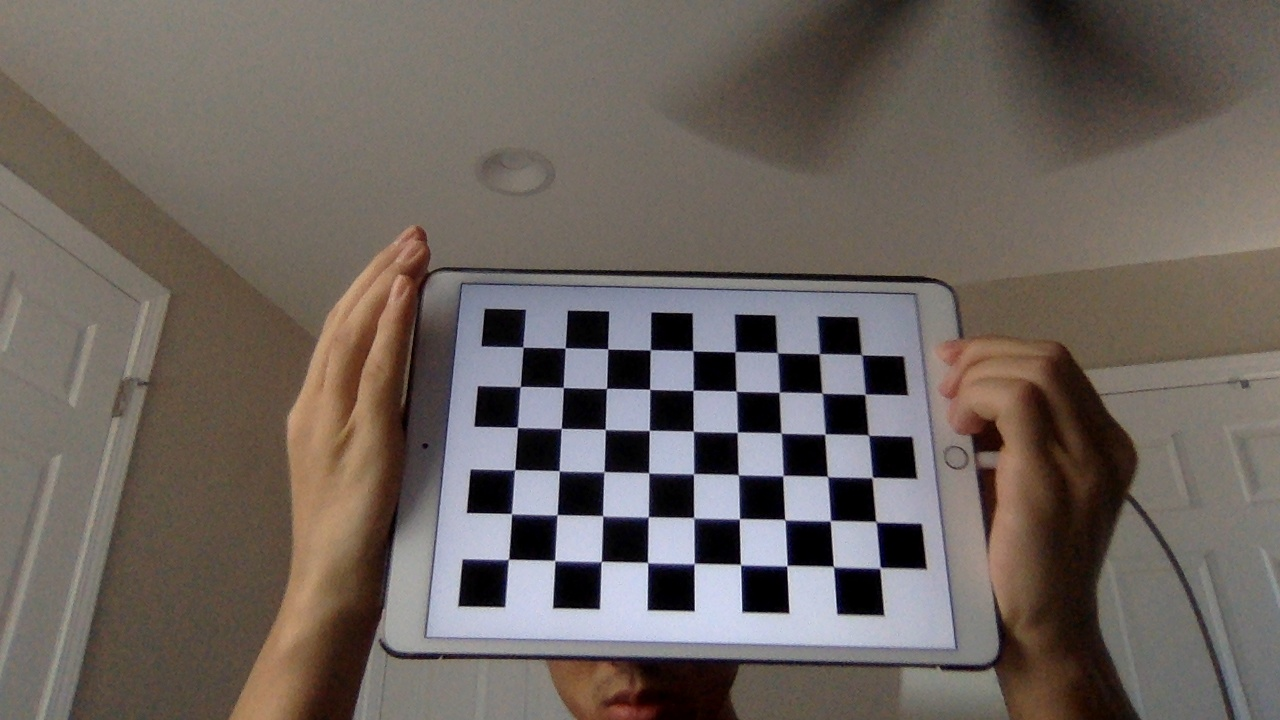
#> input picture camera_calibration/sample_images/d1.jpg, 1280 x 720 px; its folder holds only this picture in this run
$ python pose_estimation.py
#> lines starting #> are read from the running program, lines starting #| are printed output that depends on the picture; after the words box and inside, x2 and y2 are one past the last pixel; in counts of white or black regions, pixels touching at a corner belong together
import numpy as np
import cv2
import glob

# termination criteria
criteria = (cv2.TERM_CRITERIA_EPS + cv2.TERM_CRITERIA_MAX_ITER, 30, 0.001)

# prepare object points, like (0,0,0), (1,0,0), (2,0,0) ....,(6,5,0)
objp = np.zeros((6*7,3), np.float32)
objp[:,:2] = np.mgrid[0:7,0:6].T.reshape(-1,2)

# Arrays to store object points and image points from all the images.
objpoints = [] # 3d point in real world space
imgpoints = [] # 2d points in image plane.

images = glob.glob('sample_images/*.jpg')

for fname in images:
    img = cv2.imread(fname)
#> img is the input picture: shape (720, 1280, 3); mean B, G, R 94.2, 99.8, 108.6
    gray = cv2.cvtColor(img,cv2.COLOR_BGR2GRAY)
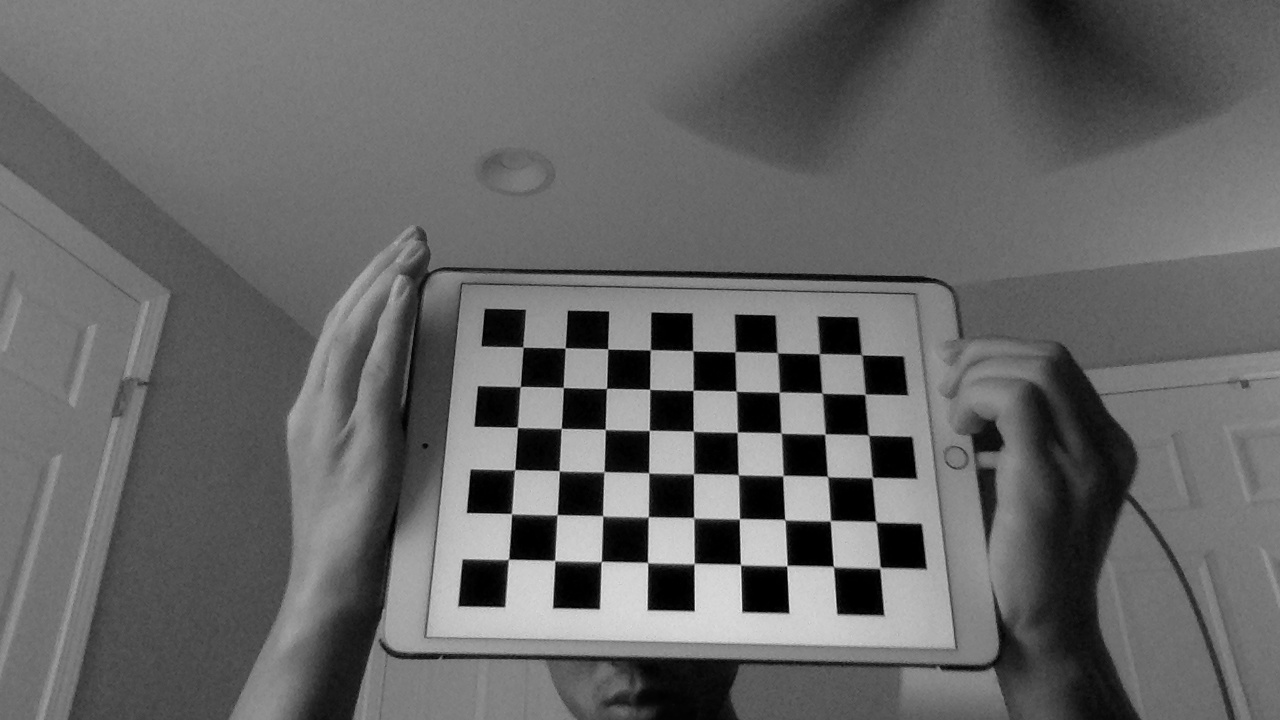
#> gray: shape (720, 1280); min 0, max 240, mean 101.8

    # Find the chess board corners
    ret, corners = cv2.findChessboardCorners(gray, (7,6),None)
#> ret = True; corners = 42 rows, first 8: [522.9, 347.2], [565, 348], [607.6, 348.7], [650.5, 349.6], [692.6, 350.7], [735.1, 351.7], [777.4, 352.6], [520.5, 386.5]

    # If found, add object points, image points (after refining them)
    if ret == True:
        objpoints.append(objp)

        corners2 = cv2.cornerSubPix(gray,corners,(11,11),(-1,-1),criteria)
#> corners2 = 42 rows, first 8: [523, 347.1], [565.2, 347.9], [607.7, 348.9], [650.3, 349.8], [692.8, 350.7], [735.2, 351.7], [777.3, 352.7], [520.3, 386.5]
        imgpoints.append(corners2)

        # Draw and display the corners
        img = cv2.drawChessboardCorners(img, (7,6), corners2,ret)
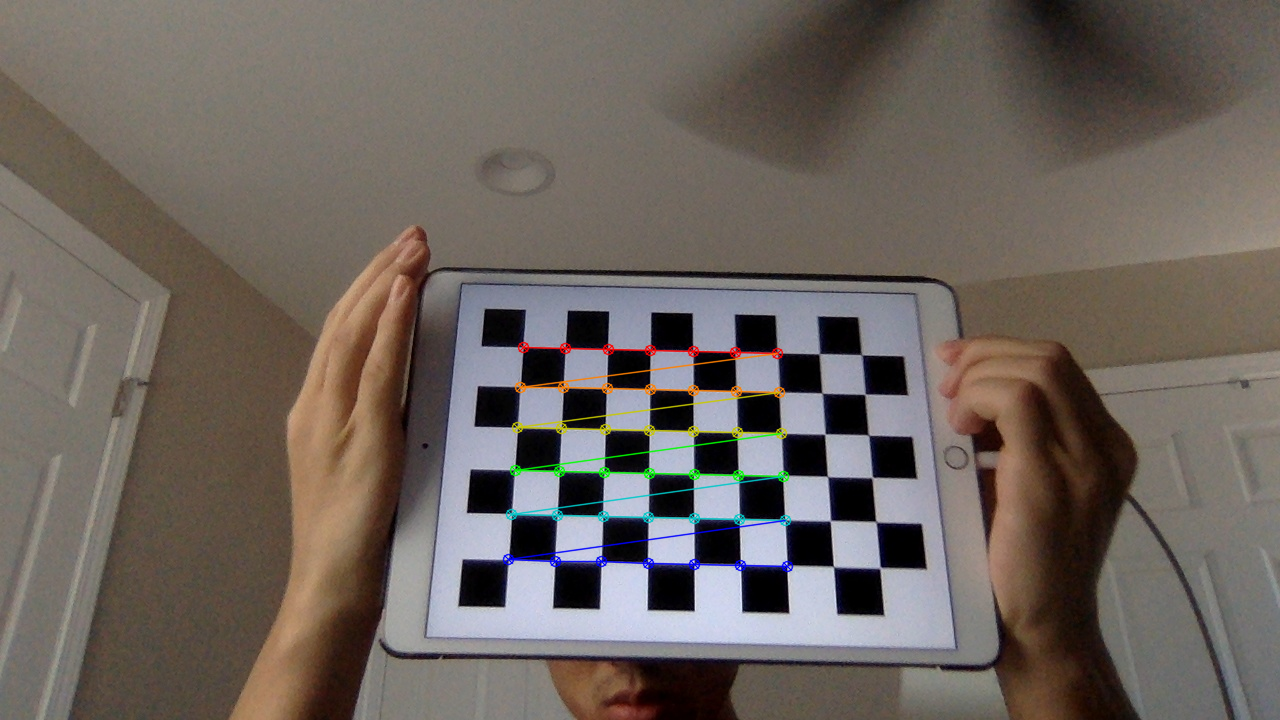
#> img: shape (720, 1280, 3); 1.31% of pixels changed, all inside (x1, y1, x2, y2) = (502, 341, 794, 573)


ret, mtx, dist, rvecs, tvecs = cv2.calibrateCamera(objpoints, imgpoints, gray.shape[::-1],None,None)
#> ret = 0.0741; mtx = [[1395, 0, 637.7], [0, 1538.6, 333.8], [0, 0, 1]]; dist = [[-0.703, 20.93, 0.0166, 0.00106, -248.5]]; rvecs = ([-0.605, -0.00571, 0.0191],); tvecs = ([-2.7, 0.28, 32.77],)


# [10 lines of commented-out code are left out]

def draw(img, corners, imgpts):
    imgpts = np.int32(imgpts).reshape(-1,2)

    # draw ground floor in green
    img = cv2.drawContours(img, [imgpts[:4]],-1,(0,255,0),-3)

    # draw pillars in blue color
    for i,j in zip(range(4),range(4,8)):
        img = cv2.line(img, tuple(imgpts[i]), tuple(imgpts[j]),(255),3)

    # draw top layer in red color
    img = cv2.drawContours(img, [imgpts[4:]],-1,(0,0,255),3)

    return img

criteria = (cv2.TERM_CRITERIA_EPS + cv2.TERM_CRITERIA_MAX_ITER, 30, 0.001)
objp = np.zeros((6*7,3), np.float32)
objp[:,:2] = np.mgrid[0:7,0:6].T.reshape(-1,2)

# axis = np.float32([[3,0,0], [0,3,0], [0,0,-3]]).reshape(-1,3)
axis = np.float32([[0,0,0], [0,3,0], [3,3,0], [3,0,0],
                   [0,0,-3],[0,3,-3],[3,3,-3],[3,0,-3] ])


for fname in glob.glob('sample_images/d9.jpg'):
    img = cv2.imread(fname)
    gray = cv2.cvtColor(img,cv2.COLOR_BGR2GRAY)
    ret, corners = cv2.findChessboardCorners(gray, (7,6),None)

    if ret == True:
        corners2 = cv2.cornerSubPix(gray,corners,(11,11),(-1,-1),criteria)

        # Find the rotation and translation vectors.
        _,rvecs, tvecs, inliers = cv2.solvePnPRansac(objp, corners2, mtx, dist)
        # project 3D points to image plane
        imgpts, jac = cv2.projectPoints(axis, rvecs, tvecs, mtx, dist)

        img = draw(img,corners2,imgpts)
        cv2.imshow('img',img)
        k = cv2.waitKey(0) & 0xff


cv2.destroyAllWindows()

$ run again, on camera_calibration/sample_images/d4.jpg
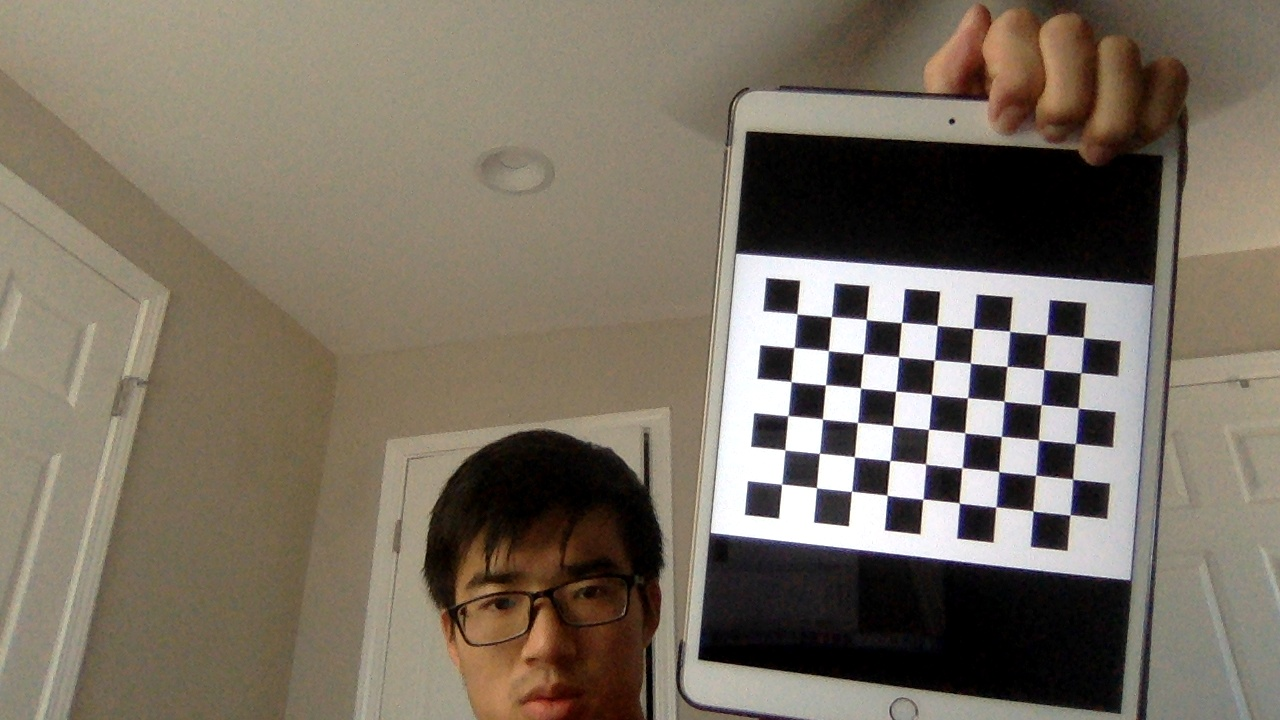
#> input picture camera_calibration/sample_images/d4.jpg, 1280 x 720 px
#> img is the input picture: shape (720, 1280, 3); mean B, G, R 97.8, 111.5, 121.3
#> `gray = cv2.cvtColor(img,cv2.COLOR_BGR2GRAY)`:
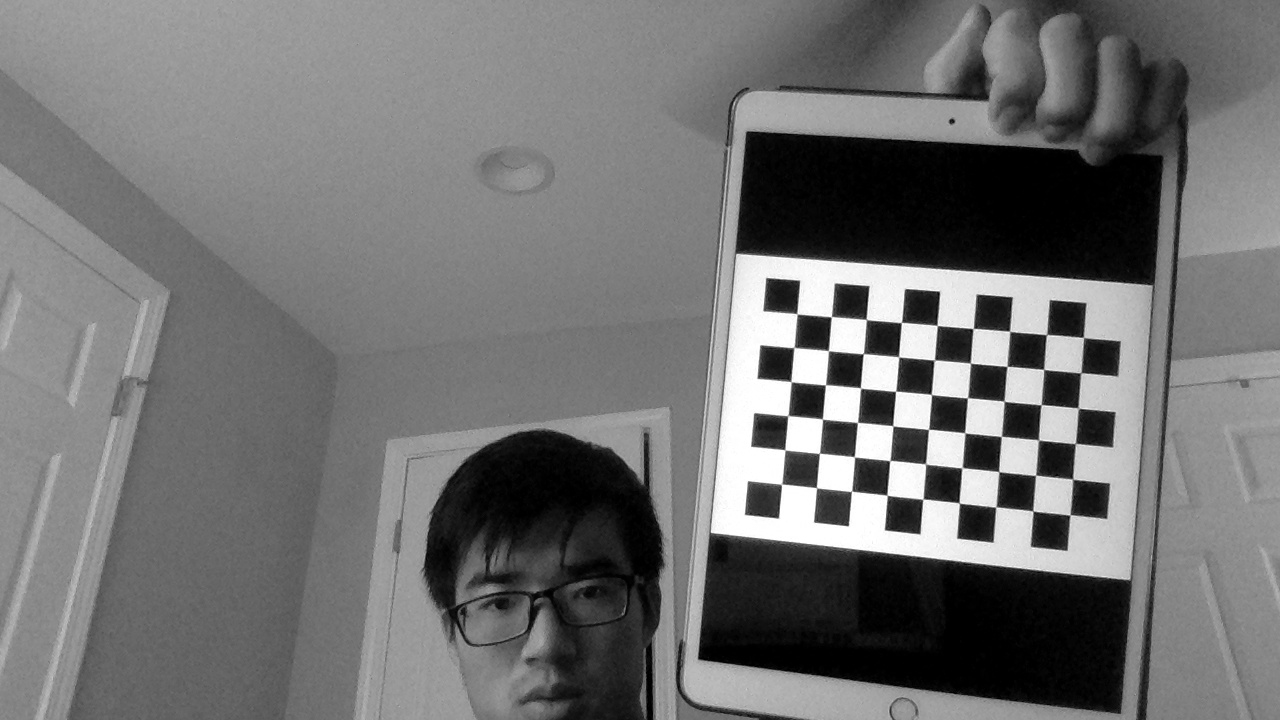
#> gray: shape (720, 1280); min 0, max 255, mean 112.9
#> `ret, corners = cv2.findChessboardCorners(gray, (7,6),None)`: ret = True; corners = 42 rows, first 8: [797, 314], [831.2, 316.8], [866.2, 319.5], [901.3, 322.6], [937.2, 325.5], [973, 328.5], [1009.5, 331], [794.2, 347.1]
#> corners2 = 42 rows, first 8: [796.9, 313.8], [831.4, 316.7], [866.2, 319.6], [901.4, 322.5], [937.1, 325.4], [973.2, 328.5], [1009.6, 331.3], [793.9, 347.6]
#> `img = cv2.drawChessboardCorners(img, (7,6), corners2,ret)`:
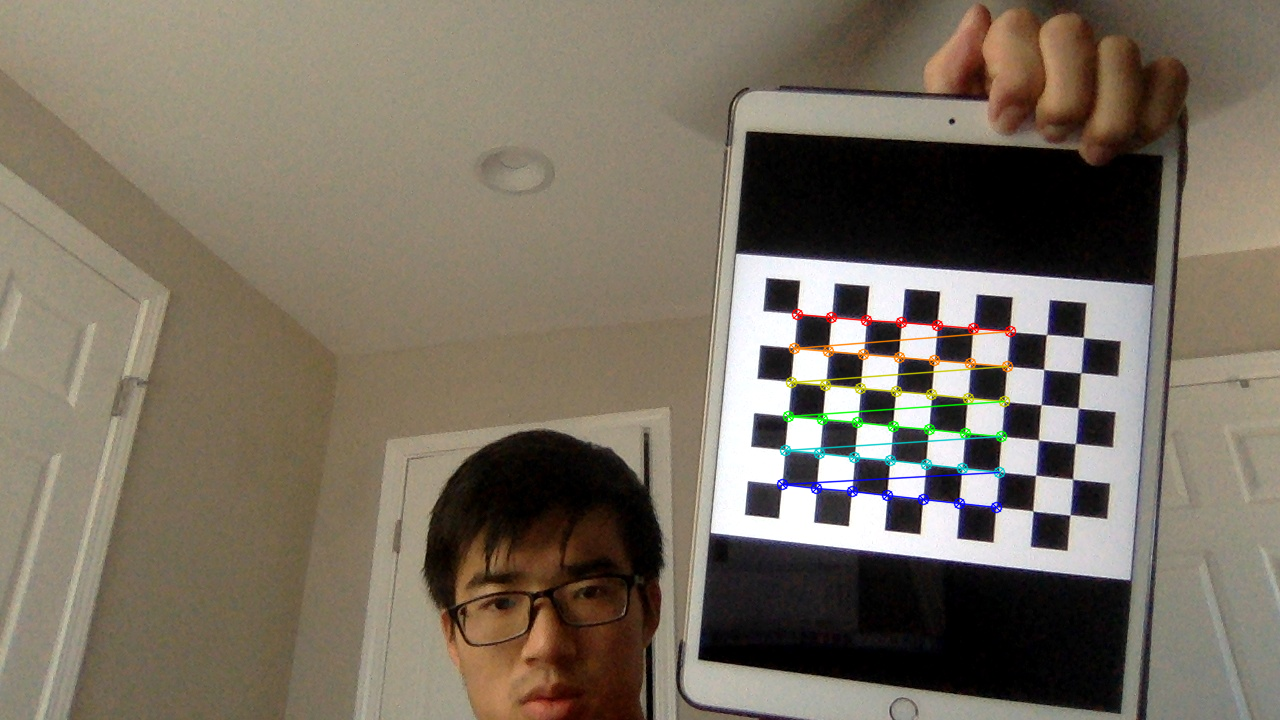
#> img: shape (720, 1280, 3); 1.12% of pixels changed, all inside (x1, y1, x2, y2) = (776, 308, 1017, 514)
#> `ret, mtx, dist, rvecs, tvecs = cv2.calibrateCamera(objpoints, imgpoint..`: ret = 0.0649; mtx = [[869.1, 0, 624.4], [0, 869.8, 364.9], [0, 0, 1]]; dist = [[-0.0857, 0.703, 2.94e-05, -0.000938, -1.53]]; rvecs = ([-0.0458, 0.115, 0.094],); tvecs = ([5.07, -1.5, 25.46],)

$ run again, on camera_calibration/sample_images/d6.jpg
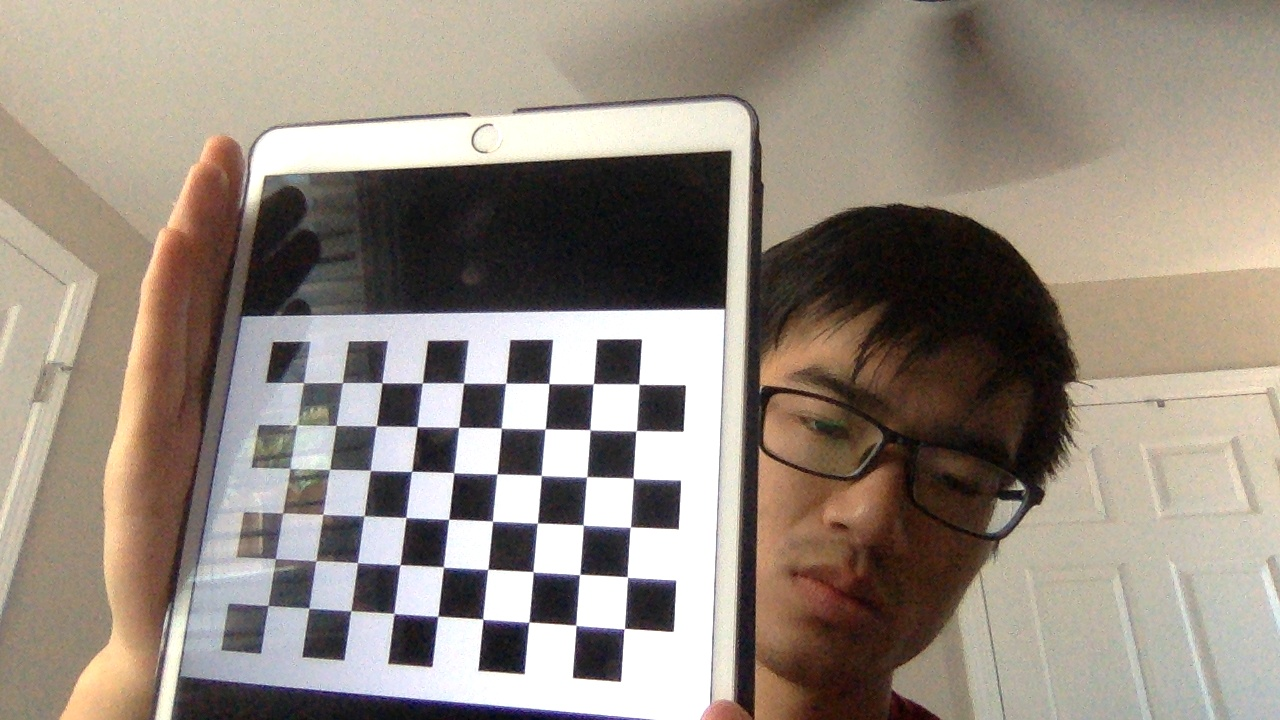
#> input picture camera_calibration/sample_images/d6.jpg, 1280 x 720 px
#> img is the input picture: shape (720, 1280, 3); mean B, G, R 127.1, 137.8, 148.7
#> `gray = cv2.cvtColor(img,cv2.COLOR_BGR2GRAY)`:
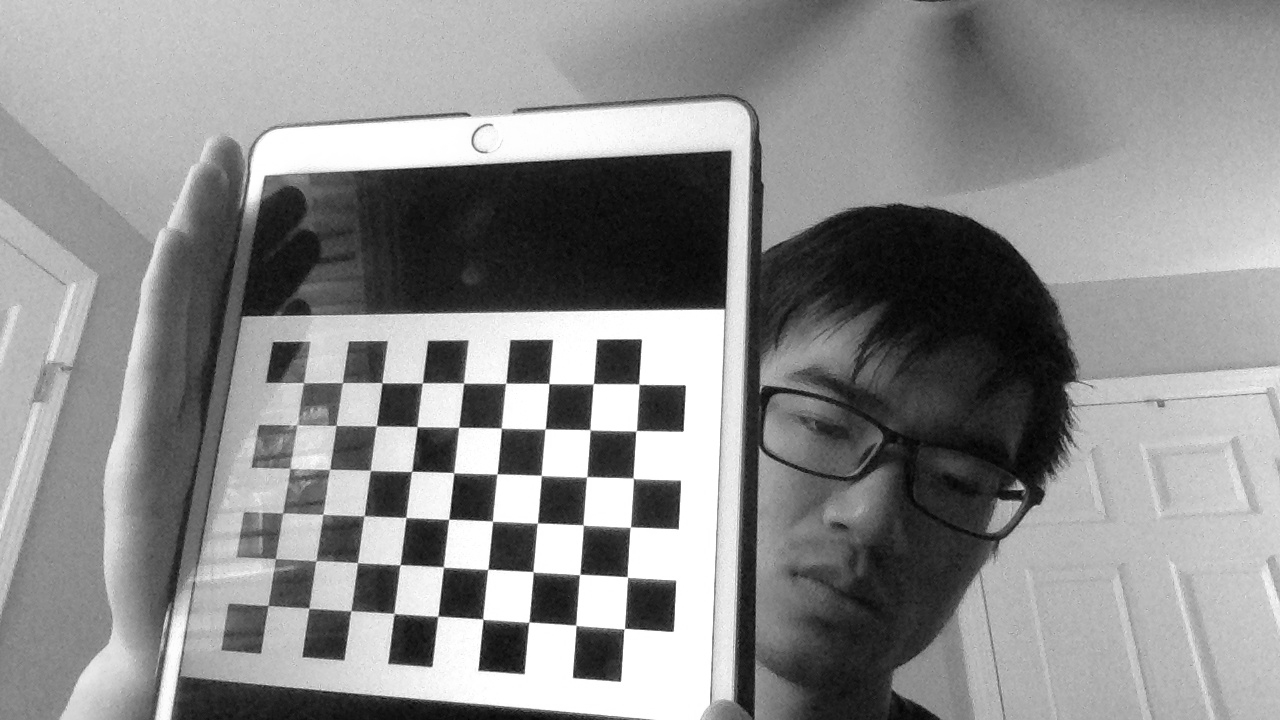
#> gray: shape (720, 1280); min 0, max 255, mean 139.9
#> `ret, corners = cv2.findChessboardCorners(gray, (7,6),None)`: ret = True; corners = 42 rows, first 8: [382.3, 382.9], [422.2, 383], [463.8, 383.2], [506, 382.8], [548.9, 383.6], [593.4, 383.5], [638.7, 383.9], [376.7, 425.7]
#> corners2 = 42 rows, first 8: [381.9, 382.7], [422.4, 383], [463.6, 383.1], [505.7, 383.2], [548.8, 383.5], [593.2, 383.8], [638.8, 384.2], [376.3, 425.8]
#> `img = cv2.drawChessboardCorners(img, (7,6), corners2,ret)`:
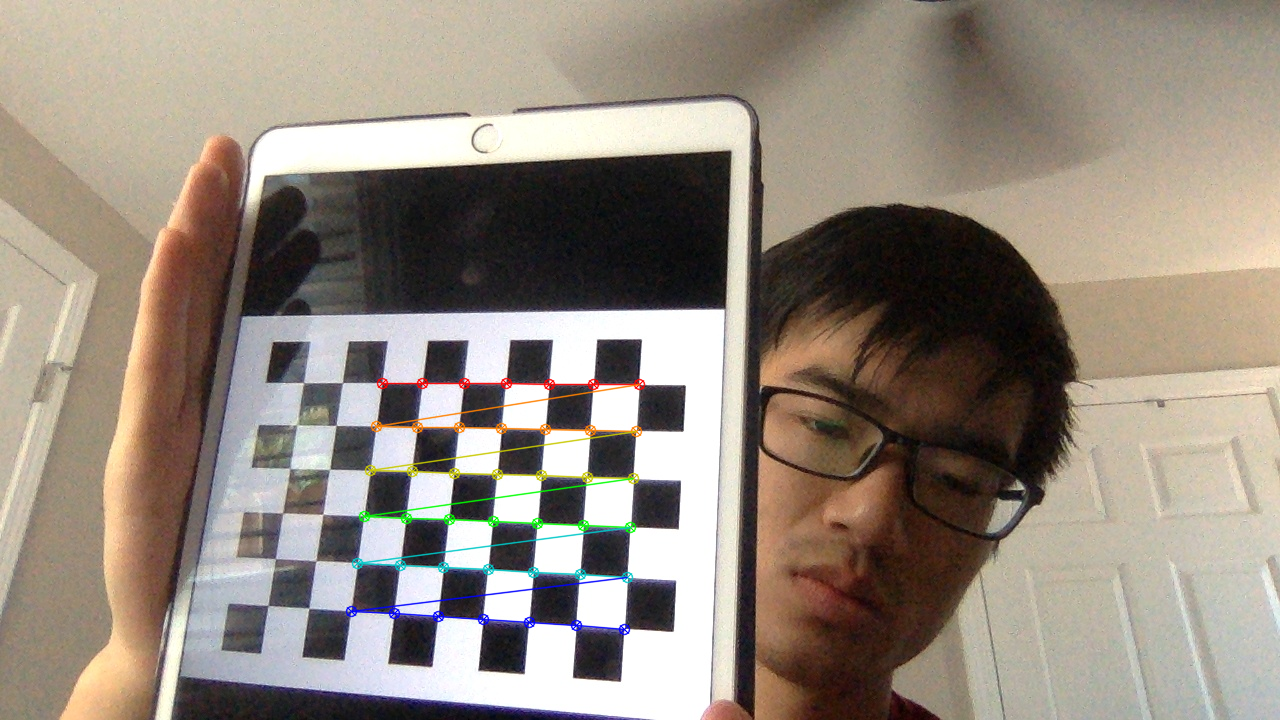
#> img: shape (720, 1280, 3); 1.32% of pixels changed, all inside (x1, y1, x2, y2) = (345, 377, 646, 636)
#> `ret, mtx, dist, rvecs, tvecs = cv2.calibrateCamera(objpoints, imgpoint..`: ret = 0.0922; mtx = [[873, 0, 707.1], [0, 840.8, 310.6], [0, 0, 1]]; dist = [[-0.133, 0.496, 0.00591, -0.00426, -0.594]]; rvecs = ([-0.237, 0.219, 0.0131],); tvecs = ([-7.27, 1.66, 19.45],)
